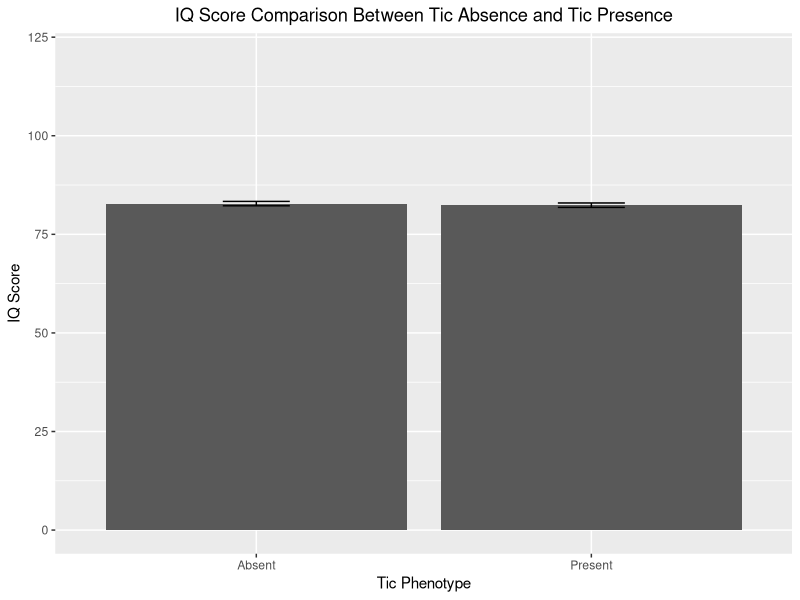
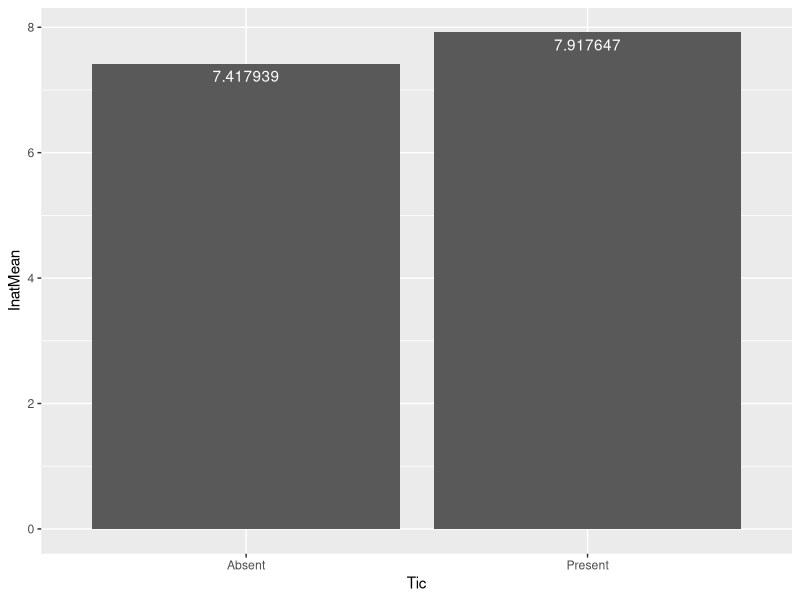
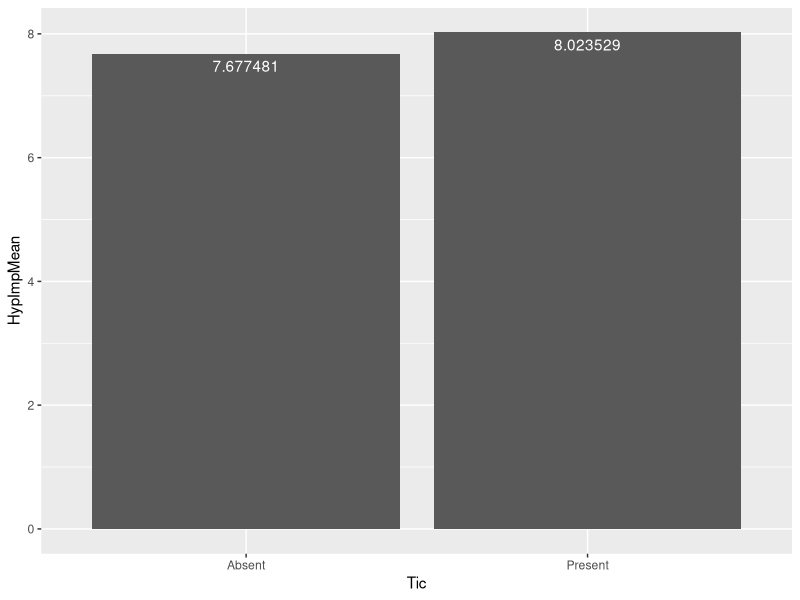
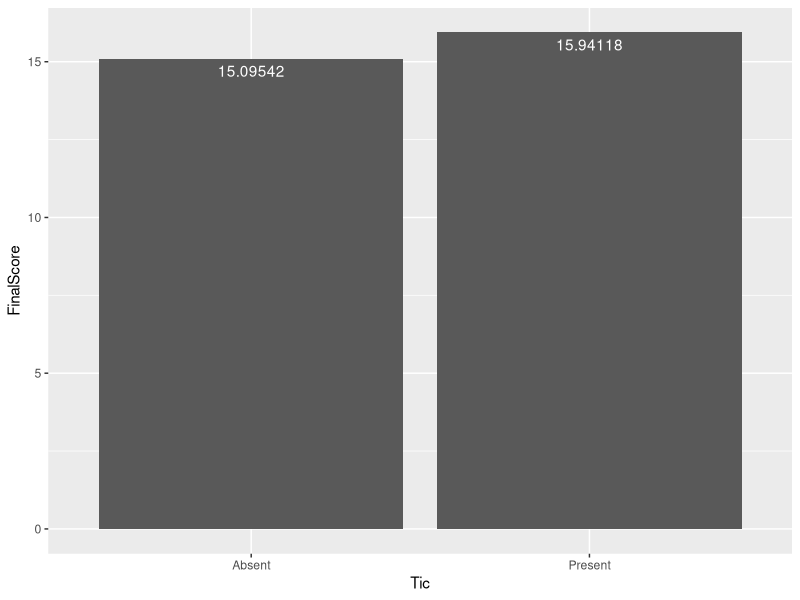
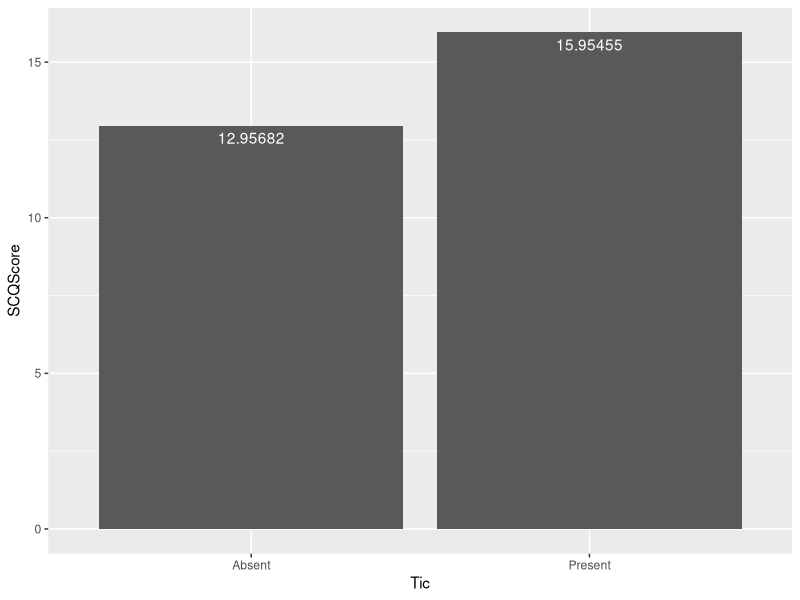

The R source for these figures, in order: (Note: this script raises an error after producing the figures.)
library(ggplot2)

# Final IQ Mean Graph Visual

Tic <- c("Absent", "Present")
IQMean <- c(82.78842,82.39241)
IQChart <- data.frame(Tic, IQMean)

ggplot(data=IQChart, aes(x=Tic, y = IQMean)) + geom_bar(stat='identity') + ylim(0,120) + ggtitle("IQ Score Comparison Between Tic Absence and Tic Presence") + geom_errorbar(aes(ymin=IQMean-0.5590526, ymax=IQMean+0.5590526), width=.2, position=position_dodge(.9))+ theme(plot.title = element_text(hjust = 0.5)) + labs(y = "IQ Score", x = "Tic Phenotype")


# Inattentive Score

InatMean <- c(7.417939, 7.917647)
InatChart <- data.frame(Tic, InatMean)

ggplot(data=InatChart, aes(x=Tic, y = InatMean)) + geom_bar(stat='identity') + geom_text(aes(label= InatMean), vjust = 1.5, colour = "white")

# Hyperactivity Impulsivity Scoremean

HypImpMean <- c(7.677481, 8.023529)
HypImpChart <- data.frame(Tic, HypImpMean)

ggplot(data=HypImpChart, aes(x=Tic, y = HypImpMean)) + geom_bar(stat='identity') + geom_text(aes(label= HypImpMean), vjust = 1.5, colour = "white")

# Final ADHD Score

FinalScore <- c(15.09542, 15.94118)
FinalScoreChart <- data.frame(Tic, FinalScore)

ggplot(data=FinalScoreChart, aes(x=Tic, y = FinalScore)) + geom_bar(stat='identity') + geom_text(aes(label= FinalScore), vjust = 1.5, colour = "white")#

# SCQ Score

SCQScore <- c(12.95682, 15.95455)
SCQChart <- data.frame(Tic, SCQScore)

ggplot(data=SCQChart, aes(x=Tic, y = SCQScore)) + geom_bar(stat='identity') + geom_text(aes(label= SCQScore), vjust = 1.5, colour = "white")


# TABLE
install.packages("plotrix")
library(plotrix)

# IQ Results

Present <- filter(TicList, Tic_Phenotype == 1)
Absent <- filter(TicList, Tic_Phenotype == 0)

sd(Absent$Final_IQ, na.rm = TRUE)
sd(Present$Final_IQ, na.rm = TRUE)

std.error(Absent$Final_IQ, na.rm = TRUE)
std.error(Present$Final_IQ, na.rm = TRUE)

# Inattentive Results

sd(Absent$inat_final, na.rm = TRUE)
sd(Present$inat_final, na.rm = TRUE)

std.error(Absent$inat_final, na.rm = TRUE)
std.error(Present$inat_final, na.rm = TRUE)

# Hyperactivity/Impulsivity Results

sd(Absent$hypimp_final, na.rm = TRUE)
sd(Present$hypimp_final, na.rm = TRUE)

std.error(Absent$hypimp_final, na.rm = TRUE)
std.error(Present$hypimp_final, na.rm = TRUE)

#Final ADHD Score Results

sd(Absent$adhd_final, na.rm = TRUE)
sd(Present$adhd_final, na.rm = TRUE)

std.error(Absent$adhd_final, na.rm = TRUE)
std.error(Present$adhd_final, na.rm = TRUE)

# SCQ Score Results
sd(Absent$SCQ_total_imputed, na.rm = TRUE)
sd(Present$SCQ_total_imputed, na.rm = TRUE)

std.error(Absent$SCQ_total_imputed, na.rm = TRUE)
std.error(Present$SCQ_total_imputed, na.rm = TRUE)

library(tidyverse)
Tic <- filter(CAPAPRS, Tic_Phenotype == "1")
NoTic <- filter(CAPAPRS, Tic_Phenotype == "0")

std.error(Tic$Final_IQ, na.rm = TRUE)
std.error(NoTic$Final_IQ, na.rm = TRUE)

sd(Tic$Final_IQ, na.rm = TRUE)
sd(NoTic$Final_IQ, na.rm = TRUE)

-------------------------------------------------------------------------------
CAPAPRS$Tic_Phenotype[CAPAPRS$Tic_Phenotype == "0"] <- "Absent"
CAPAPRS$Tic_Phenotype[CAPAPRS$Tic_Phenotype == "1"] <- "Present"

FinalIQ <- select(CAPAPRS, Tic_Phenotype, Final_IQ)

CleanIQ <- FinalIQ %>%
  group_by(Tic_Phenotype)%>%
  summarise(mean_IQ = mean(Final_IQ, na.rm=TRUE), sd_IQ = sd(Final_IQ, na.rm=TRUE), count = n(), se_IQ = sd_IQ/(sqrt(count)))

IQPlot <- ggplot(CleanIQ, aes(x=Tic_Phenotype, y = mean_IQ, fill = Tic_Phenotype)) + geom_bar(stat="identity", colour = "black", position = position_dodge()) + geom_errorbar(aes(ymin=mean_IQ-se_IQ, ymax = mean_IQ+se_IQ), width = .2) + ylim(0,120) + ggtitle("IQ Score Comparison Between Tic Phenotype") + theme(plot.title = element_text(hjust = 0.5),legend.position= "none") + labs(y = "IQ Score", x = "Tic Phenotype")

-------------------------------------------------------------------------------
  
FinalInat <- select(CAPAPRS, Tic_Phenotype, inat_final)

CleanInat <- FinalInat %>%
  group_by(Tic_Phenotype)%>%
  summarise(mean_inat = mean(inat_final, na.rm = TRUE), sd_Inat=sd(inat_final, na.rm = TRUE), count = n(), se_Inat=sd_Inat/(sqrt(count)))

InatPlot <- ggplot(CleanInat, aes(x=Tic_Phenotype, y = mean_inat, fill = Tic_Phenotype)) + geom_bar(stat="identity", colour = "black", position = position_dodge()) + geom_errorbar(aes(ymin=mean_inat-se_Inat, ymax = mean_inat+se_Inat), width = .2) + ylim(0,10) + ggtitle("Inattentive Score Comparison Between Tic Phenotype") + theme(plot.title = element_text(hjust = 0.5), legend.position="none") + labs(y = "Inattentive Score", x = "Tic Phenotype")


-------------------------------------------------------------------------------

FinalHyp <- select(CAPAPRS, Tic_Phenotype, hypimp_final)

CleanHyp <- FinalHyp%>%
  group_by(Tic_Phenotype)%>%
  summarise(mean_hyp = mean(hypimp_final, na.rm = TRUE), sd_hyp = sd(hypimp_final, na.rm = TRUE), count = n(), se_hyp = sd_hyp/(sqrt(count)))

HypImpPlot<- ggplot(CleanHyp, aes(x=Tic_Phenotype, y = mean_hyp, fill = Tic_Phenotype)) + geom_bar(stat="identity", colour = "black", position = position_dodge()) + geom_errorbar(aes(ymin=mean_hyp-se_hyp, ymax = mean_hyp+se_hyp), width = .2) + ylim(0,10) + ggtitle("Hyperactive-Impulsive Score Comparison Between Tic Phenotype") + theme(plot.title = element_text(hjust = 0.5), legend.position="none") + labs(y = "Hyperactive/Impulsive Score", x = "Tic Phenotype")

-------------------------------------------------------------------------------

FinalADHD <- select(CAPAPRS, Tic_Phenotype, adhd_final)

CleanADHD <- FinalADHD%>%
  group_by(Tic_Phenotype)%>%
  summarise(mean_adhd = mean(adhd_final, na.rm= TRUE), sd_adhd = sd(adhd_final, na.rm = TRUE), count = n(), se_adhd = sd_adhd/(sqrt(count)))

ADHDPlot <- ggplot(CleanADHD, aes(x=Tic_Phenotype, y = mean_adhd, fill = Tic_Phenotype)) + geom_bar(stat="identity", colour = "black", position = position_dodge()) + geom_errorbar(aes(ymin=mean_adhd-se_adhd, ymax = mean_adhd+se_adhd), width = .2) + ylim(0,20) + ggtitle("Total ADHD Score Comparison Between Tic Phenotype") + theme(plot.title = element_text(hjust = 0.5), legend.position="none") + labs(y = "Total ADHD Score", x = "Tic Phenotype")

-------------------------------------------------------------------------------
  
FinalSCQ <- select(CAPAPRS, Tic_Phenotype, SCQ_total_imputed)

CleanSCQ <- FinalSCQ%>%
  group_by(Tic_Phenotype)%>%
  summarise(mean_SCQ = mean(SCQ_total_imputed, na.rm = TRUE), sd_SCQ = sd(SCQ_total_imputed, na.rm = TRUE), count = n(), se_SCQ = sd_SCQ/(sqrt(count)))

SCQPlot <- ggplot(CleanSCQ, aes(x=Tic_Phenotype, y = mean_SCQ, fill = Tic_Phenotype)) + geom_bar(stat="identity", colour = "black", position = position_dodge()) + geom_errorbar(aes(ymin=mean_SCQ-se_SCQ, ymax = mean_SCQ+se_SCQ), width = .2) + ylim(0,40) + ggtitle("SCQ Score Comparison Between Tic Phenotype") + theme(plot.title = element_text(hjust = 0.5), legend.position="none") + labs(y = "SCQ Score", x = "Tic Phenotype")

Figure1 <- grid.arrange(IQPlot, InatPlot, HypImpPlot, ADHDPlot, SCQPlot, ncol=3)

-------------------------------------------------------------------------------
specie <- c(rep("sorgho" , 3) , rep("poacee" , 3) , rep("banana" , 3) , rep("triticum" , 3) )
condition <- rep(c("normal" , "stress" , "Nitrogen") , 4)
value <- abs(rnorm(12 , 0 , 15))
data <- data.frame(specie,condition,value) 

Variable <- c(rep("Income", 2), rep("Education", 2), rep("Socio Status", 2), rep("Diagnosis", 2), rep("Sex", 2))
Phenotype <- c("Low", "High","Low", "High","Low", "High","Combined", "Other", "Male", "Female")
Percent <- c(62,38,28,72,54,46,72,28,83,17)

percent <- c(75,25,26,74,59,41,79,21,92,8)

Chi <- data.frame(Variable,Phenotype,Percent, percent)

Chi$Phenotype <- factor(Chi$Phenotype, levels = c("Low", "High", "Combined", "Other", "Male", "Female"))

Chi$Variable <- factor(Chi$Variable, levels = c("Income", "Education", "Socio Status", "Diagnosis", "Sex"))

ggplot(Chi, aes(fill=Phenotype, y=Percent, x=Variable)) + 
  geom_bar(position="stack", stat="identity") + ggtitle("Percentage Breakdown of Individuals Without Tics") + theme(plot.title = element_text(hjust = 0.5)) + theme(plot.title = element_text(size=25)) + theme(axis.title = element_text(size = 21)) + theme(axis.text.x = element_text(size = 15)) + theme(legend.text = element_text(size = 15)) + theme(legend.title = element_text(size=18)) +  theme(axis.text.y = element_text(size=15))

ggplot(Chi, aes(fill=Phenotype, y=percent, x=Variable)) + 
  geom_bar(position="stack", stat="identity") + ggtitle("Percentage Breakdown of Individuals With Tics") + theme(plot.title = element_text(hjust = 0.5)) + labs(y="Percent", x = "Variable") + theme(plot.title = element_text(size=25)) + theme(axis.title = element_text(size = 21)) + theme(axis.text.x = element_text(size = 15)) + theme(legend.text = element_text(size = 15))+ theme(legend.title = element_text(size=18)) +  theme(axis.text.y = element_text(size=15))

